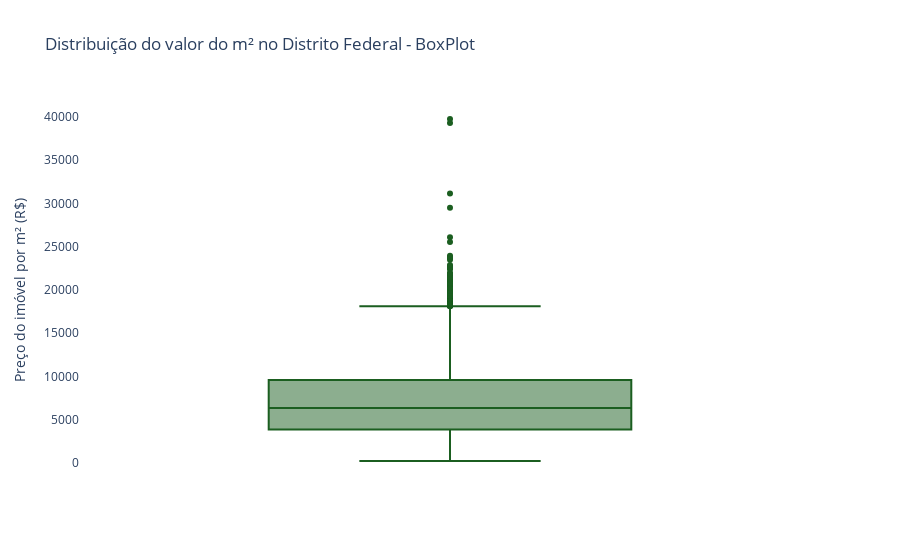

This figure's notebook cell:
### Code cell
# Boxplot

fig = px.box(
    df_modelo,
    y='VALOR_M2',
    title='Distribuição do valor do m² no Distrito Federal - BoxPlot',
    labels={'VALOR_M2': 'Preço do imóvel por m² (R$)'},
    color_discrete_sequence=[PALETA_BRASILIA['verde']]
)

fig.update_layout(
    yaxis_tickformat=',2f',
    plot_bgcolor='white'
)

fig.show()

### Figure 1 — Plotly figure (JSON) as saved in the notebook; plotly's stock layout.template omitted (floating-point values rounded to 4 significant figures; data arrays with more than 128 entries replaced by an {"elided": "..."} marker saying what was removed)
{"data": [{"alignmentgroup": "True", "hovertemplate": "Preço do imóvel por m² (R$)=%{y}<extra></extra>", "legendgroup": "", "marker": {"color": "#1B5E20"}, "name": "", "notched": false, "offsetgroup": "", "orientation": "v", "showlegend": false, "type": "box", "x0": " ", "xaxis": "x", "y": {"elided": "9257 float values"}, "y0": " ", "yaxis": "y"}], "layout": {"boxmode": "group", "legend": {"tracegroupgap": 0}, "plot_bgcolor": "white", "title": {"text": "Distribuição do valor do m² no Distrito Federal - BoxPlot"}, "xaxis": {"anchor": "y", "domain": [0, 1]}, "yaxis": {"anchor": "x", "domain": [0, 1], "tickformat": ",2f", "title": {"text": "Preço do imóvel por m² (R$)"}}}}
